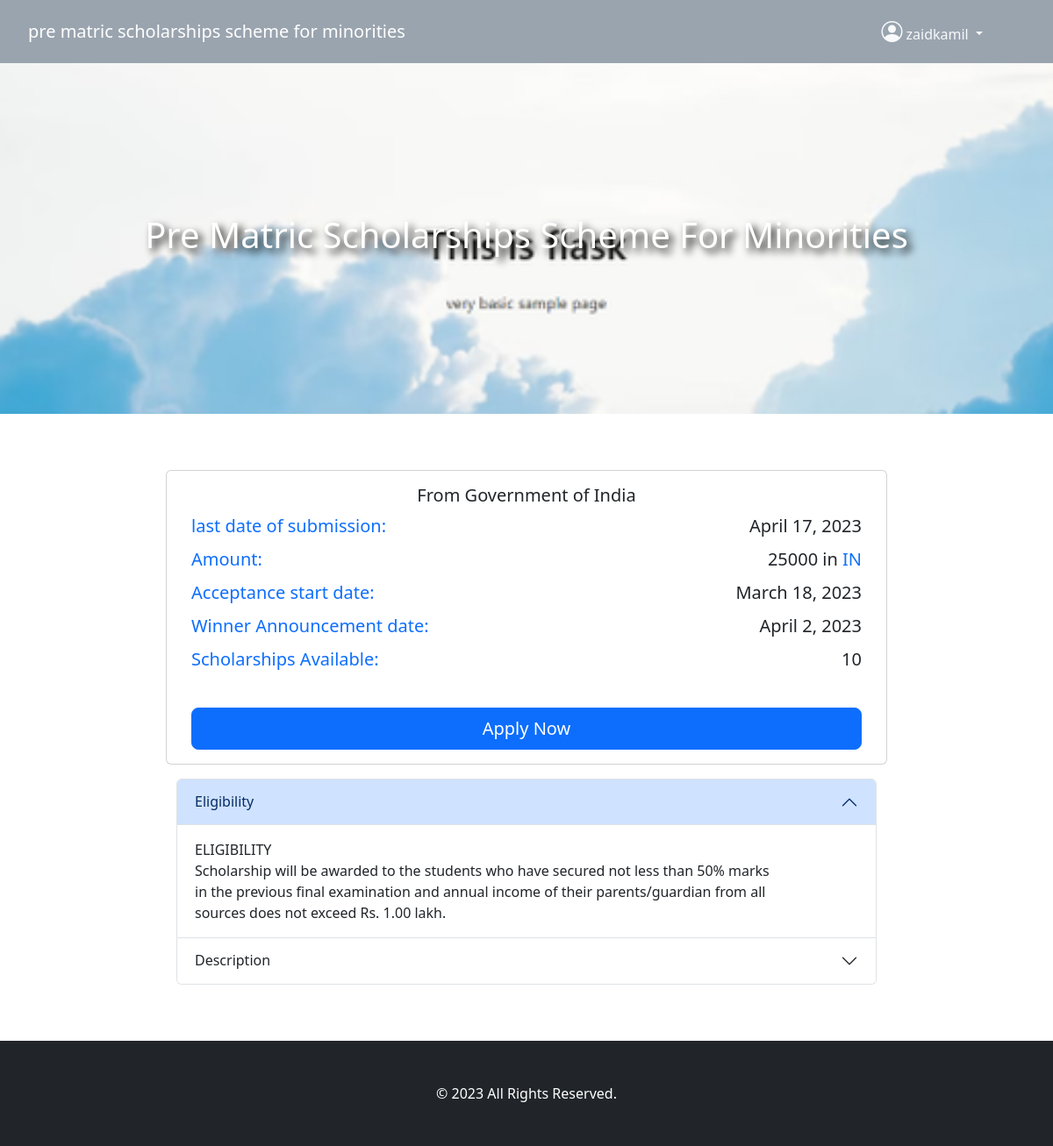
/scholarship/2/detail (signed in), run on the app's committed database.
### scholarship/models.py (models this page shows, shortened)
class Scholarship(models.Model):
    name = models.CharField(max_length=255, help_text='Name of the scholarship')
    country = models.CharField(max_length=255, choices=COUNTRIES.items(), help_text='Country of the scholarship')
    amount = models.CharField(max_length=255, help_text='Amount of the scholarship', default='$100')
    description = models.TextField(help_text='Description of the scholarship')
    eligibility = models.TextField(help_text='Eligibility criteria for the scholarship')
    acceptance_start_date = models.DateField(help_text='Start date to apply for the scholarship', default=timezone.now)
    winner_announcement_date = models.DateField(help_text='Date when the winner will be announced',
                                                default=timezone.now() + timezone.timedelta(days=15))
    quantity = models.IntegerField(help_text='Number of scholarships available', default=1)
    last_date = models.DateField(help_text='Last date to apply for the scholarship',
                                 default=timezone.now() + timezone.timedelta(days=30))
    link = models.URLField(help_text='Link to the scholarship page')
    organization = models.CharField(max_length=255, help_text='Organization providing the scholarship',
                                    default='Organization Name')
    image = OptimizedImageField(upload_to='scholarship_pics',
                                blank=True,
                                null=True,
                                optimized_image_resize_method='cover',
                                optimized_image_output_size=(512, 512))
    class Meta:
        verbose_name_plural = 'Scholarships'

### scholarship/views.py (the view)
# urls.py: path('', include('scholarship.urls')),
def scholarship(request, id):
    if not request.user.is_authenticated:
        messages.error(request, 'You must be logged in to view this page')
        return redirect('login')
    item = Scholarship.objects.get(id=id)
    ctx = {
        'title': f'{item.name.lower()}',
        'item': item
    }
    return render(request, 'scholarship/detail.html', ctx)

### templates/scholarship/detail.html (shortened to what this page needs)
{% extends 'layout/base.html' %}
{% load django_bootstrap5 %}
{% load static %}
{% block content %}
    <section class="container-fluid hero">
        <div class="row">
            <div class="col-md-12 p-0">
                <div class="content text-center">
                    <h1 class="text-white">{{ item.name|title }}</h1>
                </div>
            </div>
        </div>
    </section>
    <section class="container">
        <div class="row">
            <div class="col-lg-10 col-md-10 mx-auto">
                <div class="container-fluid p-3 ">
                    <div class="row p-5">
                        <div class="card mb-3">
                            <div class="card-body">
                                <h5 class="text-center">
                                    <div>From {{ item.organization }}</div>
                                </h5>
                                <div class="lead">
                                    <div class="text-primary bold">last date of submission:</div>
                                    <div>{{ item.last_date }}</div>
                                </div>
                                <div class="lead">
                                    <div class="text-primary bold">Amount:</div>
                                    <div>{{ item.amount }} in <span class="text-primary">{{ item.country }}</span></div>
                                </div>
                                <div class="lead">
                                    <div class="text-primary bold">Acceptance start date:</div>
                                    <div>{{ item.acceptance_start_date }}</div>
                                </div>
                                <div class="lead">
                                    <div class="text-primary bold">Winner Announcement date:</div>
                                    <div>{{ item.winner_announcement_date }}</div>
                                </div>
                                <div class="lead">
                                    <div class="text-primary bold">Scholarships Available:</div>
                                    <div>{{ item.quantity }}</div>
                                </div>
                            </div>
                            <div class="p-3">
                                <a href="{{ item.link }}" class="btn btn-lg btn-primary w-100">Apply Now</a>
                            </div>
                        </div>
                        <div class="accordion" id="accordionPanelsStayOpenExample">
                            <div class="accordion-item">
                                <h2 class="accordion-header" id="panelsStayOpen-headingOne">
                                    <button class="accordion-button" type="button" data-bs-toggle="collapse"
                                            data-bs-target="#panelsStayOpen-collapseOne" aria-expanded="true"
                                            aria-controls="panelsStayOpen-collapseOne">
                                        Eligibility
                                    </button>
                                </h2>
                                <div id="panelsStayOpen-collapseOne" class="accordion-collapse collapse show"
                                     aria-labelledby="panelsStayOpen-headingOne">
                                    <div class="accordion-body">
                                        {{ item.eligibility|linebreaksbr|safe|capfirst }}
                                    </div>
                                </div>
                            </div>
                            <div class="accordion-item">
                                <h2 class="accordion-header" id="panelsStayOpen-headingThree">
                                    <button class="accordion-button collapsed" type="button" data-bs-toggle="collapse"
                                            data-bs-target="#panelsStayOpen-collapseThree" aria-expanded="false"
                                            aria-controls="panelsStayOpen-collapseThree">
                                        Description
                                    </button>
                                </h2>
                            </div>
                        </div>
                    </div>
                </div>
            </div>
        </div>
    </section>
{% endblock %}

### templates/partials/navbar.html (shortened to what this page needs)
<nav class="navbar navbar-expand-lg navbar-dark bg-dark p-3">
    <div class="container-fluid px-3">
        <a class="navbar-brand" href="/">
            {{ title }}
        </a>
        <div class="collapse navbar-collapse" id="topbarId">
            <ul class="navbar-nav ms-auto mt-2 mt-lg-0">
                {% if user.is_authenticated %}
                    <div class="dropdown text-start ">
                        <a href="#" class="d-block link-light text-decoration-none dropdown-toggle px-5"
                           data-bs-toggle="dropdown" aria-expanded="false">
                            <i class="bi bi-person-circle h4"></i>
                            <span class="">{{ user.username }}</span>
                        </a>
                    </div>
                {% else %}
                    <li class="nav-item shadow-sm rounded-2 bg-red px-2">
                        <a class="nav-link text-white" href="{% url 'login' %}" title="Sign-In">
                            <i class="bi bi-person-check me-3"></i> Sign-In
                        </a>
                    </li>
                {% endif %}
            </ul>
        </div>
    </div>
</nav>

### templates/scholarship/detail.html (style rules this page uses)
.content { height: 25rem; background-size: cover; background-position: center; background-repeat: no-repeat; display: flex; flex-wrap: nowrap; flex-direction: column; justify-content: center; align-items: center; color: white; }
.bold { font-weight: bolder; margin-bottom: .5rem; }
.lead { display: flex; flex-wrap: wrap; flex-direction: row; justify-content: space-between; }
h1 { text-shadow: 5px 5px 10px black; }

### templates/layout/base.html (style rules this page uses)
.navbar { background-color: #9aa4af !important; }
.wrapper { min-height: 100vh; display: grid; grid-template-rows: auto 1fr auto; }

### data on the page
Scholarship: name "pre matric scholarships scheme for minorities", name "Pre Matric Scholarships Scheme For Minorities", organization "Government of India", last_date "April 17, 2023", amount "25000", country "IN", acceptance_start_date "March 18, 2023", winner_announcement_date "April 2, 2023", quantity "10", eligibility "ELIGIBILITY Scholarship will be awarded to the students who have secured not less than 50% marks in the previous final examination and annual income of their parents/guardian from all sources does not exceed Rs. 1.00 lakh."

### other printed values
{{ user.username }} "zaidkamil"
